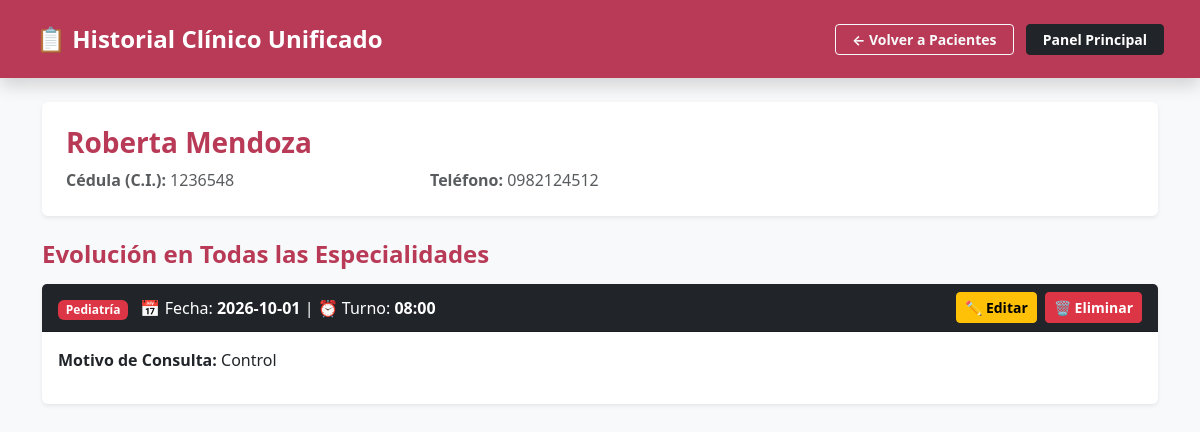
/historial_paciente/3 (signed in), run on the app's committed database.
### tables this page shows
CREATE TABLE pacientes (
                id INTEGER PRIMARY KEY AUTOINCREMENT,
                nombre TEXT,
                cedula TEXT,
                telefono TEXT,
                fecha_nacimiento TEXT
            );

CREATE TABLE f_pediatria (
                id INTEGER PRIMARY KEY AUTOINCREMENT, paciente_id INTEGER, fecha_consulta TEXT, hora_turno TEXT, estado TEXT DEFAULT 'Agendado', motivo TEXT, procedencia TEXT, medio_llegada TEXT,
                peso REAL, talla REAL, perimetro_cefalico TEXT, desarrollo_psicomotor TEXT, vacunas_al_dia TEXT, alergias TEXT, examen_fisico TEXT, 
                antecedentes_personales TEXT, antecedentes_familiares TEXT, diagnostico TEXT, receta TEXT, indicaciones TEXT, laboratorio TEXT, estudios TEXT, fecha_registro TEXT
            );

### app.py (the view)
@app.route('/historial_paciente/<int:paciente_id>')
def historial_paciente(paciente_id):
  if 'user_id' not in session:
    return redirect(url_for('login'))
  if session.get('rol') == 'secretaria':
    return redirect(url_for('index'))
  with get_db_connection() as conn:
    paciente = conn.execute(
        'SELECT * FROM pacientes WHERE id = ?', (paciente_id,)
    ).fetchone()
    if not paciente:
      return redirect(url_for('pacientes'))
    cedula = paciente['cedula']
    if cedula:
      mismos_pacientes = conn.execute(
          'SELECT id FROM pacientes WHERE cedula = ?', (cedula,)
      ).fetchall()
      paciente_ids = [row['id'] for row in mismos_pacientes]
    else:
      paciente_ids = [paciente_id]
    placeholders = ','.join(['?'] * len(paciente_ids))
    historial = []
    tablas = [
        ('Ginecología y Obstetricia', 'f_ginecologia'),
        ('Clínica Médica', 'f_clinica'),
        ('Pediatría', 'f_pediatria'),
        ('Cardiología', 'f_cardiologia'),
        ('Psicología Clínica', 'f_psicologia'),
        ('Traumatología', 'f_traumatologia'),
        ('Nutrición', 'f_nutricion'),
        ('Otros Servicios', 'f_otros'),
    ]
    for nombre_esp, tabla in tablas:
      query = f'SELECT *, ? as especialidad, ? as nombre_tabla FROM {tabla} WHERE paciente_id IN ({placeholders})'
      params = [nombre_esp, tabla] + paciente_ids
      registros = conn.execute(query, params).fetchall()
      historial.extend(registros)
    historial = sorted(
        historial,
        key=lambda x: x['fecha_consulta'] if x['fecha_consulta'] else '',
        reverse=True,
    )
  return render_template(
      'historial_compartido.html',
      paciente=paciente,
      historial=historial,
      rol=session.get('rol'),
      username=session.get('username'),
  )

### app.py (called while the page is built)
def get_db_connection():
  conn = sqlite3.connect(DB_PATH)
  conn.row_factory = sqlite3.Row
  try:
    conn.execute('PRAGMA journal_mode=WAL;')
  except Exception:
    pass
  return conn

### templates/historial_compartido.html (shortened to what this page needs)
<!DOCTYPE html>
<html lang="es">
<head>
    <link href="https://cdn.jsdelivr.net/npm/bootstrap@5.3.0/dist/css/bootstrap.min.css" rel="stylesheet">
</head>
<body class="bg-light">
    <nav class="navbar navbar-dark bg-sanitas shadow px-4 py-3">
        <div class="container-fluid d-flex justify-content-between align-items-center">
            <span class="navbar-brand text-white fw-bold fs-4">📋 Historial Clínico Unificado</span>
            <div>
                <a href="/pacientes" class="btn btn-outline-light btn-sm fw-bold px-3 me-2">← Volver a Pacientes</a>
                <a href="/" class="btn btn-dark btn-sm fw-bold px-3">Panel Principal</a>
            </div>
        </div>
    </nav>
    <div class="container mt-4 mb-5">
        <div class="card shadow-sm border-0 mb-4 bg-white">
            <div class="card-body p-4">
                <h3 class="text-sanitas fw-bold">{{ paciente.nombre }}</h3>
                <div class="row text-muted mt-2">
                    <div class="col-md-4"><strong>Cédula (C.I.):</strong> {{ paciente.cedula if paciente.cedula else 'No registrada' }}</div>
                    <div class="col-md-4"><strong>Teléfono:</strong> {{ paciente.telefono if paciente.telefono else 'Sin teléfono' }}</div>
                </div>
            </div>
        </div>
        <h4 class="text-sanitas fw-bold mb-3">Evolución en Todas las Especialidades</h4>
        {% for reg in historial %}
        <div class="card shadow-sm border-0 mb-3 bg-white">
            <div class="card-header bg-dark text-white d-flex justify-content-between align-items-center py-2">
                <div>
                    <span class="badge bg-danger me-2">{{ reg.especialidad }}</span>
                    <span>📅 Fecha: <strong>{{ reg.fecha_consulta }}</strong> | ⏰ Turno: <strong>{{ reg.hora_turno }}</strong></span>
                </div>
                <div>
                    <a href="/editar_registro/{{ reg.nombre_tabla }}/{{ reg.id }}" class="btn btn-warning btn-sm fw-bold px-2 py-1 me-1">✏️ Editar</a>
                    <form action="/eliminar_registro/{{ reg.nombre_tabla }}/{{ reg.id }}" method="POST" class="d-inline" onsubmit="return confirm('¿Está seguro de eliminar este registro clínico?');">
                        <button type="submit" class="btn btn-danger btn-sm fw-bold px-2 py-1">🗑️ Eliminar</button>
                    </form>
                </div>
            </div>
            <div class="card-body">
                <p><strong>Motivo de Consulta:</strong> {{ reg.motivo }}</p>
            </div>
        </div>
        {% else %}
        <div class="alert alert-info text-center py-4" role="alert">
            Este paciente aún no registra consultas médicas previas en el sistema.
        </div>
        {% endfor %}
    </div>
</body>
</html>

### templates/historial_compartido.html (style rules this page uses)
.bg-sanitas { background-color: #b83a56 !important; }
.text-sanitas { color: #b83a56 !important; }

### data on the page
pacientes: nombre "Roberta Mendoza", cedula "1236548", telefono "0982124512"
f_pediatria: especialidad "Pediatría", fecha_consulta "2026-10-01", hora_turno "08:00", motivo "Control"
